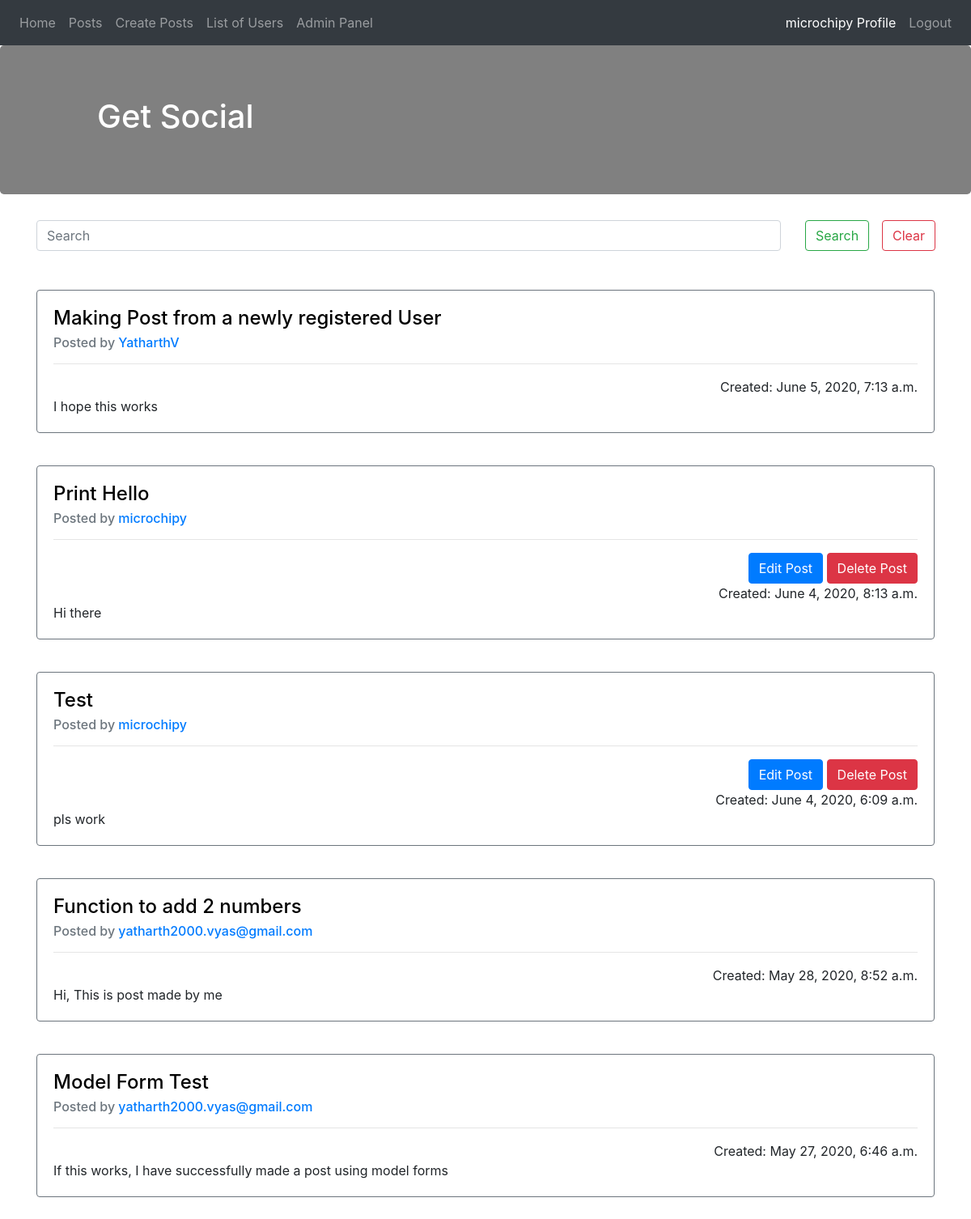
The app's page /posts/ (signed in) with its own data.
### login/models.py (models this page shows)
class Post(models.Model):
	user = models.ForeignKey(User,null=True,on_delete=models.SET_NULL) #post will not be deleted when a user's account is removed
	title = models.CharField(max_length=200,null=True)
	content = models.TextField(max_length=500,null=True)
	date_posted = models.DateTimeField(auto_now_add=True)

class User(models.Model):
	djangoUser = models.OneToOneField(djangoAuthUser,null=True,on_delete=models.CASCADE)
	date_created = models.DateTimeField(auto_now_add=True)

### login/views.py (the view, shortened to what this page needs)
# urls.py: path('posts/',views.post_feed),
def post_feed(request):
	posts = Post.objects.order_by('-date_posted') #Sorts the post by most recent first
	return render(request,'login/posts.html',{'posts':posts})

### login/templates/login/posts.html (shortened to what this page needs)
{% extends 'djangoApp/base.html' %}
{% block content %}
	<form id="searchForm" method="POST">
		<div class="row">
			<div class="col col-sm-10">
				<input class="form-control mr-sm-2" type="search" id="searchField" name="search" placeholder="Search" aria-label="Search">
			</div>
			<div class="col col-sm-1">
		  		<button class="btn btn-outline-success my-2 my-sm-0" type="submit">Search</button>
		  	</div>
		  	<div class="col col-sm-1">
		  		<button class="btn btn-outline-danger my-2 my-sm-0" onclick="clearSearch()" type="button">Clear</button>
		  	</div>
		</div>
	</form>
	<br/><br/>
	{% for post in posts %}
		<div class="card border-secondary mb-3">
		  <div class="card-body">
		    <h4 class="card-title"><a style="color:black" href="{% url 'ViewPost' post.id %}">{{post.title}} </a></h4>
		    <h6 class="card-subtitle mb-2 text-muted">
		    	Posted by <a href="{% url 'Profile' post.user.id %}">{{post.user.djangoUser.username}} </a>
		    </h6>
		    <hr/>
		    {% if post.user.djangoUser.id == request.user.id %}
		    <div align="right">
		    	<a href="{% url 'EditPost' post.id %}">
		    		<button class="btn btn-primary">
		    			Edit Post
		    		</button>
		    	</a>
		    	<a href="{% url 'DeletePost' post.id %}">
		    		<button class="btn btn-danger">
		    			Delete Post
		    		</button>
		    	</a>
		    </div>
		    {% endif %}
		    <div align="right"> Created: {{post.date_posted}}</div>
		    <p class="card-text">{{post.content}}</p>
		  </div>
		</div>
		<br/>
	{% endfor %}
{% endblock %}

### djangoApp/templates/djangoApp/navbar.html (shortened to what this page needs)
<nav class="navbar navbar-expand-lg navbar-dark bg-dark">
  <div class="collapse navbar-collapse" id="navbarNav">
    <ul class="navbar-nav">
      <li class="nav-item">
        <a class="nav-link" href="/">Home </a>
      </li>
      <li class="nav-item">
        <a class="nav-link" href="/posts">Posts</a>
      </li>
      {% if request.user.is_authenticated %}
	      <li class="nav-item">
	        <a class="nav-link" href="{% url 'MakePost'%}">Create Posts</a>
	      </li>
	  {% endif %}
      <li class="nav-item">
        <a class="nav-link" href="/userlist">List of Users</a>
      </li>
      <li class="nav-item">
        <a class="nav-link" href="/admin">Admin Panel</a>
      </li>
    </ul>
  </div>
  <ul class="navbar-nav">
  {% if request.user.is_authenticated %}
  	   <li class="nav-item">
  	   	<a class="nav-link active" href="{% url 'Profile' request.user.user.id %}">
  	   		{{request.user.username}} Profile
  	   	</a>
  	   </li>
	   <li class="nav-item">
        <a class="nav-link" href="/logout">Logout</a>
      </li>
  {% endif %}
  </ul>
</nav>

### records on screen
Post: title "Making Post from a newly registered User", user.djangoUser.username "YatharthV", date_posted "June 5, 2020, 7:13 a.m.", content "I hope this works"
Post: title "Print Hello", user.djangoUser.username "microchipy", shows "Edit Post", date_posted "June 4, 2020, 8:13 a.m.", content "Hi there"
Post: title "Test", user.djangoUser.username "microchipy", shows "Edit Post", date_posted "June 4, 2020, 6:09 a.m.", content "pls work"
Post: title "Function to add 2 numbers", user.djangoUser.username "yatharth2000.vyas@gmail.com", date_posted "May 28, 2020, 8:52 a.m.", content "Hi, This is post made by me"
Post: title "Model Form Test", user.djangoUser.username "yatharth2000.vyas@gmail.com", date_posted "May 27, 2020, 6:46 a.m.", content "If this works, I have successfully made a post using model forms"

### other values on screen
{{ request.user.username }} "microchipy"
